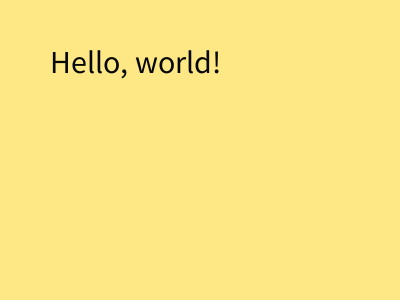
Frame 1 (no input)
Frame 60 (the mouse pressed at the canvas centre just before this capture): identical to frame 1, image omitted
Frame 120 (the mouse held since frame 60 and released just before this capture): identical to frame 1, image omitted

The Processing sketch that drew this single still picture (run headless with seeded random() and noise(); from frame 60 on, the mouse is pressed at the canvas centre):

// Processing sketch: displaytext
// ── displaytext.pde
String displayText;

void setup() {
  size(400, 300);
   displayText = "Hello, world! ";
}

void draw() {
  background(254, 232, 134);
  fill(#080707);
  textSize(32);
  text(displayText, 50, 50, 350, 250);
}

void keyPressed() {
    
  displayText = displayText + key;
}
